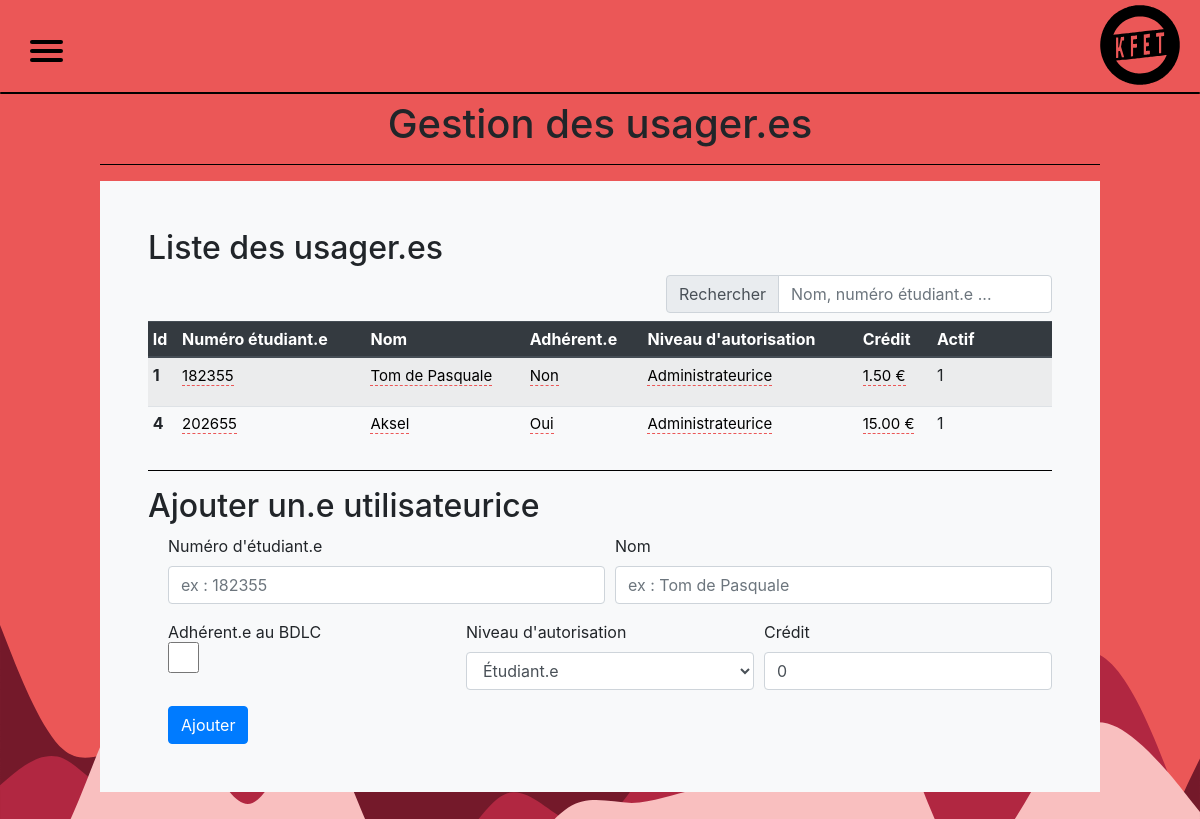
Page /administrate_users.php on the committed database.
### tables this page shows
CREATE TABLE IF NOT EXISTS `users` (
  `id` int(11) NOT NULL AUTO_INCREMENT,
  `student_number` mediumint(9) NOT NULL,
  `password` varchar(255) NOT NULL DEFAULT '',
  `username` varchar(255) NOT NULL,
  `bdlc_member` tinyint(1) NOT NULL DEFAULT '0' COMMENT 'Boolean',
  `auth_level` tinyint(4) NOT NULL DEFAULT '0' COMMENT '[0 = basic user | 1 = barista | 2 = admin]',
  `credit` decimal(10,2) NOT NULL DEFAULT '0.00',
  `activated` tinyint(1) NOT NULL DEFAULT '0' COMMENT 'Boolean',
  PRIMARY KEY (`id`)
);

### administrate_users.php (the view, shortened to what this page needs)
<!DOCTYPE html>
<html>
<head>
    <?php include('templates/head.php') ?>
    <?php include('templates/administrate_includes.php') ?>
    <link rel="stylesheet" type="text/css" href="css/administrate.css"/>
</head>
<body>
    <?php include('templates/nav.php') ?>
    <main>
        <h1 class="text-center">Gestion des usager.es</h1>
        <hr>
        <div class="container bg-light p-5">
            <div>
                <h2>Liste des usager.es</h2>
                <form class="float-right mb-2">
                    <div class="input-group">
                        <div class="input-group-prepend">
                            <label class="input-group-text" for="i-search">Rechercher</label>
                        </div>
                        <input id="i-search" class="form-control filter" data-tablefilter="#table" type="search" placeholder="Nom, numéro étudiant.e ...">
                    </div>
                </form>
                <table id="table" class="table table-hover table-sm sortable-table table-striped bg-light">
                    <thead class="thead-dark sticky-top">
                        <tr>
                            <th scope="col">Id</th>
                            <th scope="col">Numéro étudiant.e</th>
                            <th scope="col" class="sortable">Nom</th>
                            <th scope="col" class="sortable">Adhérent.e</th>
                            <th scope="col" class="sortable">Niveau d'autorisation</th>
                            <th scope="col" class="sortable">Crédit</th>
                            <th scope="col" class="sortable">Actif</th>
                            <th></th>
                        </tr>
                    </thead>
                    <tbody>
<?php
    $connection = connectToDatabase();
    $req = 'SELECT id, student_number, username, bdlc_member, auth_level, credit, activated FROM users';
    if($result = $connection->query($req)) {
        while($user = $result->fetch_array()) {
?>
                        <tr>
                            <th scope="row"><?php echo htmlspecialchars($user['id']); ?></th>
                            <td>
                                <a href="#" class="user-student-number" data-pk="<?php echo htmlspecialchars($user['id']); ?>">
                                    <?php echo htmlspecialchars($user['student_number']); ?>
                                </a>
                            </td>
                            <td>
                                <a href="#" class="user-username" data-pk="<?php echo htmlspecialchars($user['id']); ?>">
                                    <?php echo htmlspecialchars($user['username']); ?>
                                </a>
                            </td>
                            <td>
                                <a href="#" class="user-bdlc-member" data-value="<?php echo htmlspecialchars($user['bdlc_member']); ?>" data-pk="<?php echo htmlspecialchars($user['id']); ?>"></a>
                            </td>
                            <td>
                                <a href="#" class="user-auth-level" data-pk="<?php echo htmlspecialchars($user['id']); ?>" data-value="<?php echo htmlspecialchars($user['auth_level']); ?>"></a>
                            </td>
                            <td>
                                <a href="#" class="user-credit" data-pk="<?php echo htmlspecialchars($user['id']); ?>"><?php echo htmlspecialchars($user['credit']); ?></a>
                            </td>
                            <td>
                                <?php echo htmlspecialchars($user['activated']); ?>
                            </td>
                            <td>
                            </td>
                        </tr>
<?php
        }
    }
?>
                    </tbody>
                </table>
            </div>
            <hr>
            <div>
                <h2>Ajouter un.e utilisateurice</h2>
                <form id="add-user-form" class="form-check" method="post" action="lib/admin/user_add.php">
                    <div class="form-row">
                        <div class="form-group col">
                            <label for="i-user-student-number">Numéro d'étudiant.e</label>
                            <input class="form-control" type="number" min="0" id="i-user-student-number" name="student_number" placeholder="ex : 182355" required>
                        </div>
                        <div class="form-group col">
                            <label for="i-user-username">Nom</label>
                            <input class="form-control" type="text" id="i-user-username" name="username" placeholder="ex : Tom de Pasquale" required>
                        </div>
                    </div>
                    <div class="form-row">
                        <div class="form-group col">
                            <label for="i-user-bdlc-member">Adhérent.e au BDLC</label>
                            <input class="form-control form-check-input" type="checkbox" id="i-user-bdlc-member" name="bdlc_member">
                        </div>
                        <div class="form-group col">
                            <label for="i-auth-level">Niveau d'autorisation</label>
                            <select class="form-control" id="i-auth-level" name="auth_level" selected="0">
                                <option value="0">Étudiant.e</option>
                            </select>
                        </div>
                        <div class="form-group col">
                            <label class="" for="i-user-credit">Crédit</label>
                            <input class="form-control" type="number" step="0.01" min="0" id="i-user-credit" name="credit" value="0" placeholder="ex : 5.50" required>
                        </div>
                    </div>
                    <button id="add-user-submit" type="submit" class="btn btn-primary" name="submit">Ajouter</button>
                </form>
            </div>
        </div>
    </main>
</body>
</html>

### css/global.css (style rules this page uses)
:root { --nav-menu-height: 100px; }
body { background: var(--color-primary); background-image: url("../res/wave (1).svg"),url("../res/wave.svg"),url("../res/wave (2).svg"); background-repeat: no-repeat; background-attachment: fixed; background-size: 100% auto; background-position: bottom; }
hr { width: 100%; background-color: black; }
a { text-decoration: underline; color: black; font-size: var(--form-label-font-size); }
.float-right { float: right; }
.form-row { display: flex; flex-wrap: nowrap; flex-direction: row; justify-content: space-evenly; }
.form-check-input { margin-top: -0.6rem; }

### css/administrate.css (style rules this page uses)
main { margin: var(--nav-menu-height); }
.sortable { cursor: pointer; user-select: none; }
.form-check .form-check-input[type=checkbox] { border-radius: .25em; height: 31px; width: 31px; margin-left: 0; }

### css/theme.css (style rules this page uses)
* { padding: 0; margin: 0; text-decoration: none; list-style: none; box-sizing: border-box; --color-primary: #eb5757; --color-secondary: #f9bfbf; --color-tertiary: #b12741; --color-quaternary: #74192a; --color-font-text: black; --color-menu-background: #ededed; --color-menu-font-text: black; --color-menu-font-text-hover: var(--color-tertiary); --color-menu-span-burger: black; }

### css/typography.css (style rules this page uses)
* { --menu-font-family : "Avenir Next", "Avenir", sans-serif; --menu-font-size: 15px ; --menu-font-weight: regular; --form-header-font-family : "Oswald", sans-serif; --form-header-font-size: 25px ; --form-header-font-weight: regular; --form-label-font-size: 15px; --form-label-font-weight: regular; --form-button-font-size: 15px; }

### rows in the picture
users: id "1", student_number "182355", username "Tom de Pasquale", credit "1.50 €", activated "1"
users: id "4", student_number "202655", username "Aksel", credit "15.00 €", activated "1"
